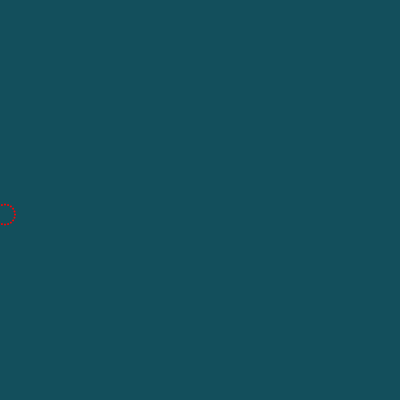
Frame 1 (no input)
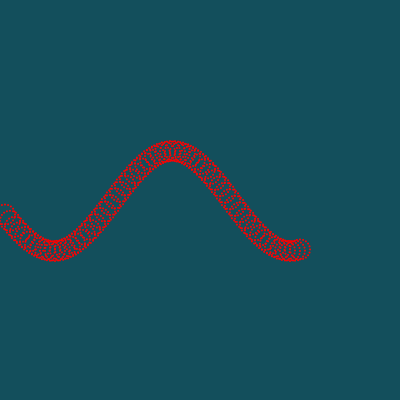
Frame 60 (the mouse pressed at the canvas centre just before this capture)
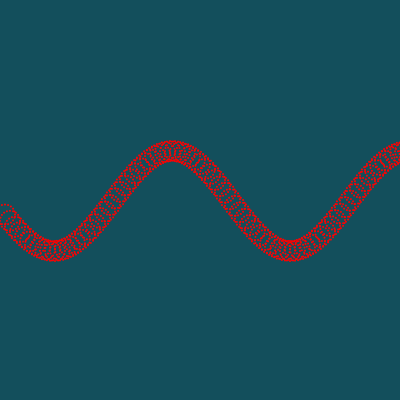
Frame 120 (the mouse held since frame 60 and released just before this capture)

The Processing sketch that drew these frames (run headless with seeded random() and noise(); from frame 60 on, the mouse is pressed at the canvas centre):

// Processing sketch: Tarefa_02_Modulo_02_Atividade_2
// ── Tarefa_02_Modulo_02_Atividade_2.pde
void setup(){
  size(400,400);
  background(#134f5c);
  noStroke();
}

float x = 0;
float y = 0;

void circulo(float x, float y, float r, float num){
  
  float angulo = 0;
  translate(x,y); //Passa a coordena x,y para o centro
  
  while (angulo < 2*PI){
    float X = r * cos(angulo); //calcula o ponto X
    float Y = r * sin(angulo); //calcula o ponto Y 
    
    fill(255,0,0);
    ellipse(X,Y,2,2);
    
    angulo = angulo + PI/num; //Calcula o numero de Pontos para formar a circuferência
  }

  translate(-x,-y);
}


void senoidal(float amp, float b, float c, float d){
  translate(0, height/2); //Passa o centro para metade da altura
  
  x = x + 5; //Aumenta o X de 5 em 5
  
  y = amp * sin(b*x + c) + d; //Função senoidal
  
  fill(255,0,0);
}


void draw(){
  senoidal(50,5,3,1); //Calcula o ponto x e y no ponto da senodie
  circulo(x,y,10,10); //Desenha um circulo nos valores calculados
}
